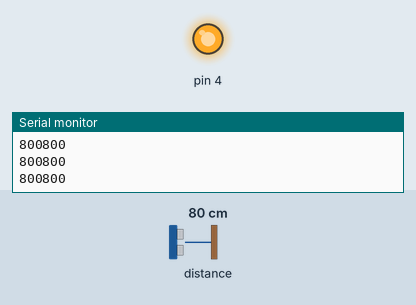
Recording of a sketch running on a simulated Arduino Uno, built with avr-gcc and run on an emulated ATmega328P. Shown: output pins drawn as LEDs (lit = HIGH), the last lines printed to the serial monitor. Inputs (shaded band) come from the test bench; at power-on: distance to the obstacle 80 cm.

Above: at 1.2 s.
1.3 s: distance to the obstacle set to 6 cm
2.8 s: distance to the obstacle set to 3 cm
At 3.3 s:
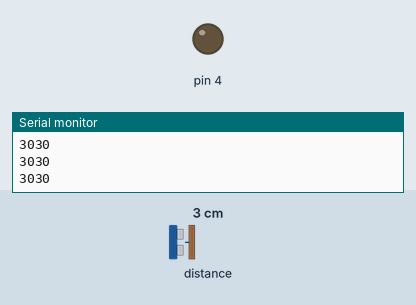
4.3 s: distance to the obstacle set to 9 cm
At 5.5 s:
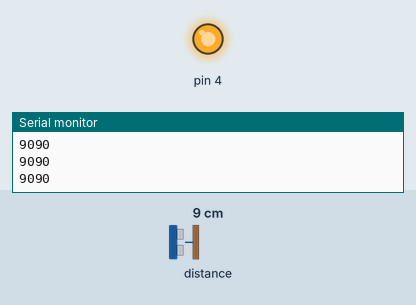
5.8 s: distance to the obstacle set to 2 cm
At 7.0 s:
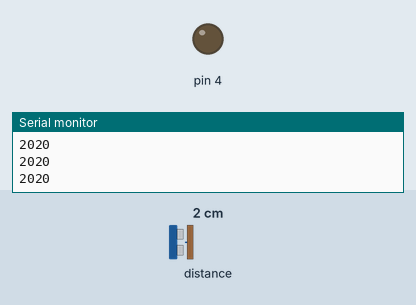
Timing chart, 0 to 8.3 s (numbered marks = the images above; inputs shaded):
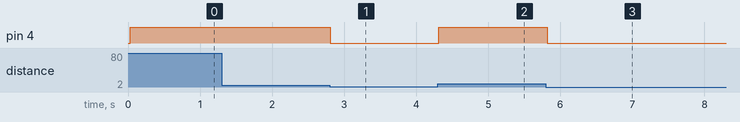

Measured:
- the behaviour switches between 5 and 4 cm on distance to the obstacle (found by bisection; images 0 and 1)
- after the input at 2.8 s, pin 4: HIGH → LOW at once
- after the input at 4.3 s, pin 4: LOW → HIGH at once
- after the input at 5.8 s, pin 4: HIGH → LOW at once

The sketch:

single_sensor_digital.ino
```cpp
#include <Wire.h>
#include <VL53L0X.h>

VL53L0X sensor;

int result;

void setup() {
  {
  Serial.begin(9600);
  Wire.begin();

  sensor.init();
  sensor.setTimeout(500);

  sensor.startContinuous(100);

  pinMode(4, OUTPUT);
}

}

void loop() {
  result = sensor.readRangeContinuousMillimeters();
  Serial.print(result);
  if (sensor.timeoutOccurred()) { Serial.print(" TIMEOUT"); }

  Serial.println();

  Serial.print(result);

  if(result>=50) {digitalWrite(4, HIGH);}
    else {digitalWrite(4, LOW);}
}
```
